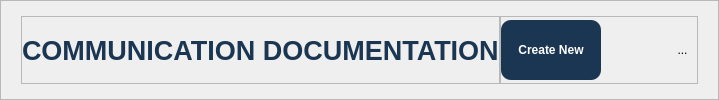
        <widget class="QFrame" name="headerArea">
         <property name="frameShape">
          <enum>QFrame::Shape::StyledPanel</enum>
         </property>
         <property name="frameShadow">
          <enum>QFrame::Shadow::Raised</enum>
         </property>
         <layout class="QHBoxLayout" name="horizontalLayout_2">
          <property name="spacing">
           <number>0</number>
          </property>
          <property name="leftMargin">
           <number>20</number>
          </property>
          <property name="topMargin">
           <number>15</number>
          </property>
          <property name="rightMargin">
           <number>20</number>
          </property>
          <property name="bottomMargin">
           <number>15</number>
          </property>
          <item>
           <widget class="QFrame" name="frame_4">
            <property name="sizePolicy">
             <sizepolicy hsizetype="Expanding" vsizetype="Preferred">
              <horstretch>0</horstretch>
              <verstretch>0</verstretch>
             </sizepolicy>
            </property>
            <property name="frameShape">
             <enum>QFrame::Shape::StyledPanel</enum>
            </property>
            <property name="frameShadow">
             <enum>QFrame::Shadow::Raised</enum>
            </property>
            <layout class="QHBoxLayout" name="horizontalLayout_4">
             <property name="spacing">
              <number>0</number>
             </property>
             <property name="leftMargin">
              <number>0</number>
             </property>
             <property name="topMargin">
              <number>0</number>
             </property>
             <property name="rightMargin">
              <number>0</number>
             </property>
             <property name="bottomMargin">
              <number>0</number>
             </property>
             <item>
              <widget class="QLabel" name="pmTitle">
               <property name="sizePolicy">
                <sizepolicy hsizetype="Minimum" vsizetype="Preferred">
                 <horstretch>0</horstretch>
                 <verstretch>0</verstretch>
                </sizepolicy>
               </property>
               <property name="font">
                <font>
                 <pointsize>20</pointsize>
                 <bold>true</bold>
                </font>
               </property>
               <property name="styleSheet">
                <string notr="true">color: #1b3652;</string>
               </property>
               <property name="text">
                <string>COMMUNICATION DOCUMENTATION</string>
               </property>
              </widget>
             </item>
            </layout>
           </widget>
          </item>
          <item alignment="Qt::AlignRight">
           <widget class="QFrame" name="frame_3">
            <property name="frameShape">
             <enum>QFrame::Shape::StyledPanel</enum>
            </property>
            <property name="frameShadow">
             <enum>QFrame::Shadow::Raised</enum>
            </property>
            <layout class="QHBoxLayout" name="horizontalLayout_3">
             <property name="spacing">
              <number>20</number>
             </property>
             <property name="leftMargin">
              <number>0</number>
             </property>
             <property name="topMargin">
              <number>3</number>
             </property>
             <property name="rightMargin">
              <number>5</number>
             </property>
             <property name="bottomMargin">
              <number>3</number>
             </property>
             <item>
              <widget class="QPushButton" name="createBtn">
               <property name="sizePolicy">
                <sizepolicy hsizetype="Preferred" vsizetype="Preferred">
                 <horstretch>0</horstretch>
                 <verstretch>0</verstretch>
                </sizepolicy>
               </property>
               <property name="minimumSize">
                <size>
                 <width>100</width>
                 <height>20</height>
                </size>
               </property>
               <property name="maximumSize">
                <size>
                 <width>100</width>
                 <height>16777215</height>
                </size>
               </property>
               <property name="font">
                <font>
                 <bold>true</bold>
                </font>
               </property>
               <property name="styleSheet">
                <string notr="true">background-color: #1b3652;
color: white;
border-radius: 10px;</string>
               </property>
               <property name="text">
                <string>Create New</string>
               </property>
              </widget>
             </item>
             <item>
              <widget class="QPushButton" name="searchBtn">
               <property name="styleSheet">
                <string notr="true">border: none;</string>
               </property>
               <property name="text">
                <string/>
               </property>
               <property name="icon">
                <iconset>
                 <normaloff>:/icon/search(blue).svg</normaloff>:/icon/search(blue).svg</iconset>
               </property>
               <property name="iconSize">
                <size>
                 <width>25</width>
                 <height>25</height>
                </size>
               </property>
              </widget>
             </item>
             <item>
              <widget class="QToolButton" name="sortBtn">
               <property name="styleSheet">
                <string notr="true">border: none;</string>
               </property>
               <property name="text">
                <string>...</string>
               </property>
               <property name="icon">
                <iconset>
                 <normaloff>:/icon/sort.svg</normaloff>:/icon/sort.svg</iconset>
               </property>
               <property name="iconSize">
                <size>
                 <width>22</width>
                 <height>22</height>
                </size>
               </property>
               <property name="popupMode">
                <enum>QToolButton::ToolButtonPopupMode::InstantPopup</enum>
               </property>
              </widget>
             </item>
            </layout>
           </widget>
          </item>
         </layout>
        </widget>
